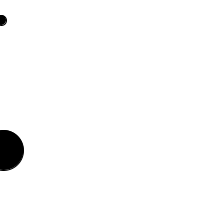
Frame 1 (no input)
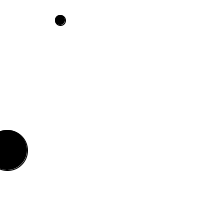
Frame 60 (the mouse pressed at the canvas centre just before this capture)
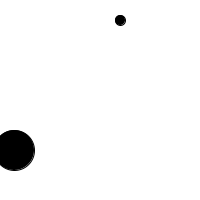
Frame 120 (the mouse held since frame 60 and released just before this capture)

The Processing sketch that drew these frames (run headless with seeded random() and noise(); from frame 60 on, the mouse is pressed at the canvas centre):

// Processing sketch: TwoBallsInDifferentSpeed
// ── TwoBallsInDifferentSpeed.pde
Circle c1,c2; //moveCircleクラスのオブジェクト（インスタンス）を宣言

void setup()
{
  size(200,200);
  smooth(); //図形の輪郭をきれいに描画
  fill(0);  //黒で描画

  c1 = new Circle(20.0,10,1.0); //オブジェクトを作成
  c2 = new Circle(150.0,40,3.5);
}

void draw(){
  background(255); //背景は白
  c1.update(); //c1,c2オブジェクトのupdateメソッドを実行
  c2.update();
}


//Circleクラスの宣言
class Circle{
  float xPos,yPos,speed;
  int eSize;

 Circle(float y,int es,float sp){ //初期化用のメゾット
    xPos = 0.0; //x座標の初期値は0.0
    yPos = y;  //y座標の初期値はオブジェクトを宣言した際の引数になる
    eSize = es;
    speed = sp; //speedの初期値もオブジェクト宣言の際の引数
  }

  //円の位置を更新するメゾッド
  void update(){
    xPos += speed; //speed分のx座標を移動
    if(xPos > width){ //円のx座標がウインドウの幅を超えたら、
      xPos = 0;       //位置を０に戻す
    }
    ellipse(xPos,yPos,eSize,eSize); //円を描く
  }
}
